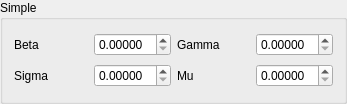
<?xml version="1.0" encoding="UTF-8"?>
<ui version="4.0">
 <class>seir_simple_group_box</class>
 <widget class="QGroupBox" name="seir_simple_group_box">
  <property name="geometry">
   <rect>
    <x>0</x>
    <y>0</y>
    <width>347</width>
    <height>104</height>
   </rect>
  </property>
  <property name="windowTitle">
   <string>SEIR - Simple</string>
  </property>
  <property name="title">
   <string>Simple</string>
  </property>
  <layout class="QGridLayout" name="gridLayout">
   <item row="0" column="0">
    <widget class="QLabel" name="beta_label">
     <property name="text">
      <string>Beta</string>
     </property>
    </widget>
   </item>
   <item row="0" column="1">
    <widget class="QDoubleSpinBox" name="beta_spin_box">
     <property name="decimals">
      <number>5</number>
     </property>
     <property name="minimum">
      <double>0.000000000000000</double>
     </property>
     <property name="singleStep">
      <double>0.000001000000000</double>
     </property>
    </widget>
   </item>
   <item row="0" column="2">
    <widget class="QLabel" name="gamma_label">
     <property name="text">
      <string>Gamma</string>
     </property>
    </widget>
   </item>
   <item row="0" column="3">
    <widget class="QDoubleSpinBox" name="gamma_spin_box">
     <property name="decimals">
      <number>5</number>
     </property>
     <property name="singleStep">
      <double>0.000001000000000</double>
     </property>
    </widget>
   </item>
   <item row="1" column="0">
    <widget class="QLabel" name="sigma_label">
     <property name="text">
      <string>Sigma</string>
     </property>
    </widget>
   </item>
   <item row="1" column="1">
    <widget class="QDoubleSpinBox" name="sigma_spin_box">
     <property name="decimals">
      <number>5</number>
     </property>
     <property name="singleStep">
      <double>0.000001000000000</double>
     </property>
    </widget>
   </item>
   <item row="1" column="2">
    <widget class="QLabel" name="mu_label">
     <property name="text">
      <string>Mu</string>
     </property>
    </widget>
   </item>
   <item row="1" column="3">
    <widget class="QDoubleSpinBox" name="mu_spin_box">
     <property name="decimals">
      <number>5</number>
     </property>
    </widget>
   </item>
  </layout>
 </widget>
 <resources/>
 <connections/>
</ui>
